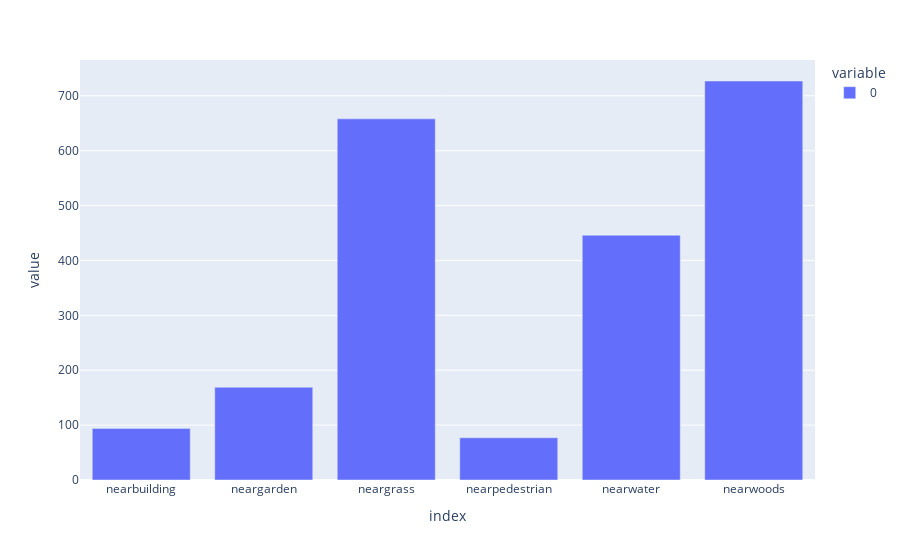

Notebook cell for this chart:
### Code cell
below_maps = px.bar(bfsqrls[buffers].sum())
below_maps.show()

### Figure 1 — Plotly figure (JSON) as saved in the notebook; plotly's stock layout.template omitted (floating-point values rounded to 4 significant figures)
{"data": [{"alignmentgroup": "True", "hovertemplate": "variable=0<br>index=%{x}<br>value=%{y}<extra></extra>", "legendgroup": "0", "marker": {"color": "#636efa", "pattern": {"shape": ""}}, "name": "0", "offsetgroup": "0", "orientation": "v", "showlegend": true, "textposition": "auto", "type": "bar", "x": ["nearbuilding", "neargarden", "neargrass", "nearpedestrian", "nearwater", "nearwoods"], "xaxis": "x", "y": [94, 169, 658, 77, 446, 727], "yaxis": "y"}], "layout": {"barmode": "relative", "legend": {"title": {"text": "variable"}, "tracegroupgap": 0}, "margin": {"t": 60}, "xaxis": {"anchor": "y", "domain": [0, 1], "title": {"text": "index"}}, "yaxis": {"anchor": "x", "domain": [0, 1], "title": {"text": "value"}}}}
